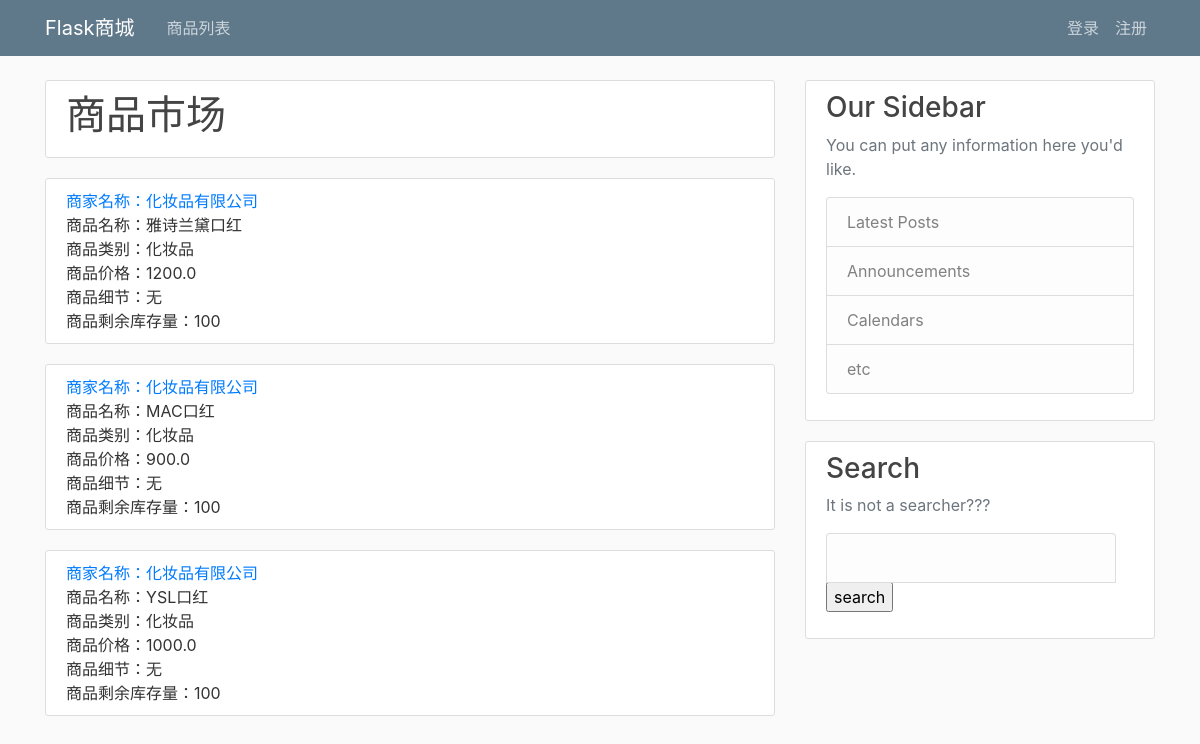
The page /home on the database its author committed.
### taobao/models.py (models this page shows, shortened)
class Product(db.Model):
    __tablename__="Product"
    id = db.Column(db.Integer, primary_key=True)
    name = db.Column(db.String(40),nullable=False,default="尚未填写")
    sort = db.Column(db.String(40),nullable=False,default="尚未填写")
    price = db.Column(db.Float,nullable=False,default="尚未填写")
    detail = db.Column(db.String(140),nullable=False,default="尚未填写")
    order_detail = db.relationship("OrderDetail",backref="product",uselist=False,lazy=True)
    product_count = db.Column("product_count", db.Integer, nullable=False, default=0)

class Supplier(db.Model,UserMixin):
    __tablename__ = "Supplier"
    id = db.Column(db.Integer,primary_key=True)
    username = db.Column(db.String(20),unique=True,nullable=False)
    email = db.Column(db.String(120),unique=True,nullable=False)
    password = db.Column(db.String(60),nullable=False)
    supplier_name = db.Column(db.String(40),nullable=False,default="尚未填写")
    address = db.Column(db.String(40),nullable=False,default="尚未填写")
    telephone = db.Column(db.String(20),nullable=False,default="尚未填写")
    mission = db.Column(db.String(140),nullable=False,default="作为老板的你，今天还没有给员工分配任务")
    products = db.relationship("Product",secondary=Supply,backref=db.backref("supplier",lazy="dynamic"),lazy="dynamic")
    crews = db.relationship("Crew", backref="supplier", lazy=True)

### taobao/routes.py (the view)
@app.route('/')
@app.route("/home")
def home():
    products = Product.query.all()
    products.reverse()
    return render_template("home.html",products=products)

### taobao/templates/home.html (shortened to what this page needs)
{% extends "layout.html" %}
{% block content %}
<div class="content-section">
    <h1>商品市场</h1>
</div>
    <div>
    {% if products %}
        {% for product in products %}
            {% if product.product_count !=0 %}
                <div class="content-section">
                <a href={{ url_for("customer_check_supplier_products",id= product.supplier.first().id) }}> 商家名称：{{ product.supplier.first().supplier_name}}</a><br>
                <a >商品名称：{{ product.name }}</a><br>
                <a >商品类别：{{ product.sort }}</a><br>
                <a >商品价格：{{ product.price }}</a><br>
                <a >商品细节：{{ product.detail }}</a><br>
                <a >商品剩余库存量：{{ product.product_count }}</a><br>
                 </div>
            {% endif %}
        {% endfor %}
    {% else %}
        <div class="content-section">
            <h1>今天的商品都被买走了 下次早点过来吧！</h1>
        </div>
    {% endif %}
    </div>
{% endblock content %}

### taobao/templates/layout.html (shortened to what this page needs)
<!DOCTYPE html>
<html>
<head>
    <link rel="stylesheet" type="text/css" href="{{ url_for('static', filename='bootstrap.min.css') }}">
    <link rel="stylesheet" type="text/css" href="{{ url_for('static', filename='main.css') }}">
</head>
<body>
    <header class="site-header">
      <nav class="navbar navbar-expand-md navbar-dark bg-steel fixed-top">
        <div class="container">
          <a class="navbar-brand mr-4" href="/">Flask商城</a>
          <div class="collapse navbar-collapse" id="navbarToggle">
            <div class="navbar-nav mr-auto">
              <a class="nav-item nav-link" href="{{ url_for('home') }}">商品列表</a>
            </div>
            <div class="navbar-nav">
                {% if current_user.is_authenticated %}
                    {% if current_user.table_name == "Customer" %}
                        <a class="nav-item nav-link" href={{ url_for("shopping_car") }}>购物车</a>
                        <a class="nav-item nav-link" href="{{ url_for("customer_account",username=current_user.username) }}">个人中心</a>
                        <a class="nav-item nav-link" href="{{ url_for('logout') }}">注销</a>
                        {% elif current_user.table_name == "Supplier" %}
                        <a class="nav-item nav-link" href="{{ url_for("supplier_account",username=current_user.username) }}">个人中心</a>
                        <a class="nav-item nav-link" href="{{ url_for('logout') }}">注销</a>
                        {%else%}
                        <a class="nav-item nav-link" href="{{ url_for("crew_account",username=current_user.username) }}">个人中心</a>
                        <a class="nav-item nav-link" href="{{ url_for('logout') }}">注销</a>
                    {% endif %}
                {% else %}
                    <a class="nav-item nav-link" href="{{ url_for("login") }}">登录</a>
                  <a class="nav-item nav-link" href="{{ url_for('register') }}">注册</a>
                {% endif %}
            </div>
          </div>
        </div>
      </nav>
    </header>
    <main role="main" class="container">
      <div class="row">
        <div class="col-md-8">
          {% block content %}{% endblock %}
        </div>
        <div class="col-md-4">
          <div class="content-section">
            <h3>Our Sidebar</h3>
            <p class='text-muted'>You can put any information here you'd like.
              <ul class="list-group">
                <li class="list-group-item list-group-item-light">Latest Posts</li>
                <li class="list-group-item list-group-item-light">Announcements</li>
                <li class="list-group-item list-group-item-light">Calendars</li>
                <li class="list-group-item list-group-item-light">etc</li>
              </ul>
            </p>
          </div>
          <div class="content-section">
            <h3>Search</h3>
            <p class='text-muted'>It is not a searcher???
              <ul class="list-group">
              	<form action="/search" method="post">
                <input type="text" name="search" class="list-group-item list-group-item-light"><input type="submit" value="search">
                </form>
              </ul>
            </p>
          </div>
        </div>
      </div>
    </main>
</body>
</html>

### taobao/static/main.css (style rules this page uses)
body { background: #fafafa; color: #333333; margin-top: 5rem; }
h1, h2, h3, h4, h5, h6 { color: #444444; }
.bg-steel { background-color: #5f788a; }
.site-header .navbar-nav .nav-link { color: #cbd5db; }
.content-section { background: #ffffff; padding: 10px 20px; border: 1px solid #dddddd; border-radius: 3px; margin-bottom: 20px; }

### rows shown on the page
Product: supplier.first "化妆品有限公司", name "雅诗兰黛口红", sort "化妆品", price "1200.0", detail "无", product_count "100"
Product: supplier.first "化妆品有限公司", name "MAC口红", sort "化妆品", price "900.0", detail "无", product_count "100"
Product: supplier.first "化妆品有限公司", name "YSL口红", sort "化妆品", price "1000.0", detail "无", product_count "100"
